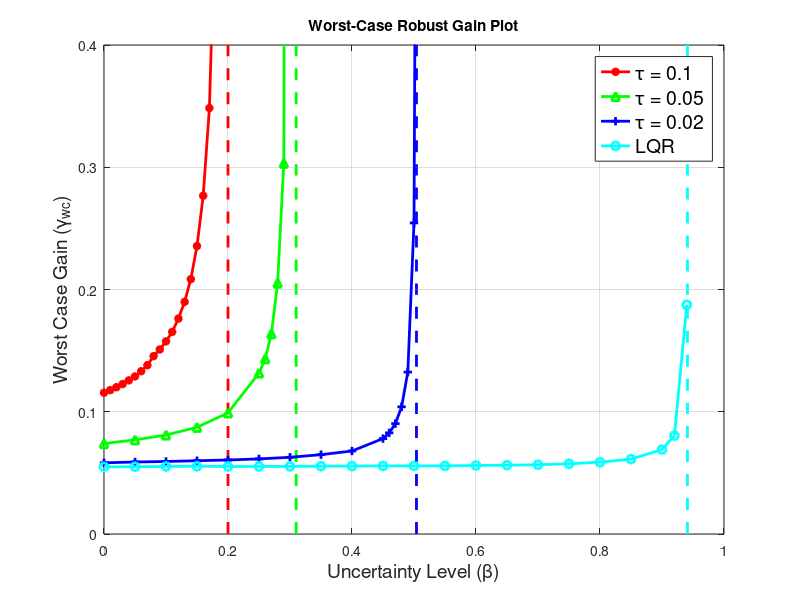

This chart was generated by the following MATLAB code: (Note: this script raises an error after producing the figure.)
%% PLOT LQR and OpFb Robust Gains
% This file plots the robust L2-to-Euclidean gains for LQR and Output
% feedback interconnections. First, control design with LQR, OpFb(Tau =
% 0.1), OpFb(tau = 0.05), OpFb(tau = 0.01) was performed. Then worst-case
% gain was computed as uncertainty level (beta) is varied.
% Where, ||\delta|| <= beta
%
% NOTE: "twoLinkRobot_OpFb" file does one such analysis at beta = 0.1.

% Load the MAT file
load('RobustL2toEGains_LQR_OpFb.mat')

% Define Colors
color1 = 'r';
color2 = 'g';
color3 = 'b';
color4 = 'c';

% Disturbances are scaled to have norm ||d|| = dL2norm
dL2norm = 5;

% Transperency
alphaSetting = 1;

%% Compare Robust Gains
figure;
yLim = 0:0.1:3;

p1 = plot(DelNormArray_OpFb_tau1,gCL_OpFb_tau1,'-*','Color',color1,'LineWidth',2);hold on;
plot(0.2*ones(1,numel(yLim)),yLim,'--','Color',color1,'LineWidth',2);

p2 = plot(DelNormArray_OpFb_tau2,gCL_OpFb_tau2,'-^','Color',color2,'LineWidth',2);hold on;
plot(0.31*ones(1,numel(yLim)),yLim,'--','Color',color2,'LineWidth',2);

p3 = plot(DelNormArray_OpFb_tau3,gCL_OpFb_tau3,'-+','Color',color3,'LineWidth',2);hold on;
plot(0.504*ones(1,numel(yLim)),yLim,'--','Color',color3,'LineWidth',2);

p4 = plot(DelNormArray_LQR,gCL_LQR,'-o','Color',color4,'LineWidth',2);
plot(0.9411*ones(1,numel(yLim)),yLim,'--','Color',color4,'LineWidth',2);

set(gca,'YLim',[0 0.4]);

% Annotations
xlabel('Uncertainty Level (\beta)','FontSize',14);
ylabel('Worst Case Gain (\gamma_{wc})','FontSize',14)
title(sprintf('Worst-Case Robust Gain Plot'))
legend([p1 p2 p3 p4],'\tau = 0.1','\tau = 0.05',...
    '\tau = 0.02','LQR','FontSize',14);
box on;grid on;
alpha(alphaSetting);

%% Figure 2
figure;
yLim = 0:0.1:3;

p1 = plot(DelNormArray_OpFb_tau1,gCL_OpFb_tau1,'-*','Color',color1,'LineWidth',2);hold on;

p2 = plot(DelNormArray_OpFb_tau2,gCL_OpFb_tau2,'-^','Color',color2,'LineWidth',2);hold on;

p3 = plot(DelNormArray_OpFb_tau3,gCL_OpFb_tau3,'-+','Color',color3,'LineWidth',2);hold on;

p4 = plot(DelNormArray_LQR,gCL_LQR,'-o','Color',color4,'LineWidth',2);

set(gca,'YLim',[0 0.4]);

% Annotations
xlabel('Uncertainty Level (\beta)','FontSize',14);
ylabel('Worst Case Gain (\gamma_{wc})','FontSize',14)
title(sprintf('Worst-Case Robust Gain Plot'))
legend([p1 p2 p3 p4],'\tau = 0.1','\tau = 0.05',...
    '\tau = 0.02','LQR','FontSize',14);
set(gca,'XLim',[0 0.2]);
box on;grid on;
alpha(alphaSetting);

%% Plot 1 - LQR vs Nominal Trajectory
% Refresh Workspace
load('twoLinkRobot_BuildLTVModel.mat','etabar','etaf','eta0');
cBall = tvsubs( etabar(1:2), etabar.Time(end));
NBall = 50;
aBall = linspace(0,2*pi,NBall);

% e(T) ball: Center at final (trim) angles with radius gCL*dL2norm
gCL = gCL_LQR(DelNormArray_LQR == 0.1);
rBall = gCL*dL2norm;
th1Ball1 = cBall(1) + rBall*cos(aBall) + 2*pi;
th2Ball1 = cBall(2) + rBall*sin(aBall);

figure;clf;
patch(th1Ball1,th2Ball1,color4);
hold on;
plot(etabar(1)+2*pi,etabar(2),'k',eta0(1)+2*pi, eta0(2),'ko',...
    etaf(1)+2*pi, etaf(2),'kx','LineWidth',2,'MarkerSize',6);
axis equal;
xlabel('\theta_1 (rads)','FontSize',14);
ylabel('\theta_2 (rads)','FontSize',14);
title(['Closed-Loop with ||d|| <= ' num2str(dL2norm)]);
hold off;box on;grid on;
set(gca,'xlim',[-0.0612    5.0826]);
set(gca,'ylim',[-3.5532    0.5038]);
alpha(alphaSetting);

%% Plot 2 - LQR vs tau = 0.02 disk

% e(T) ball: Center at final (trim) angles with radius gCL*dL2norm
gCL = gCL_OpFb_tau3(DelNormArray_OpFb_tau3 == 0.1);
rBall = gCL*dL2norm;
th1Ball2 = cBall(1) + rBall*cos(aBall) + 2*pi;
th2Ball2 = cBall(2) + rBall*sin(aBall);

figure;clf;
patch(th1Ball2,th2Ball2,color3);
hold on;patch(th1Ball1,th2Ball1,color4);
plot(etabar(1)+2*pi,etabar(2),'k',eta0(1)+2*pi, eta0(2),'ko',...
    etaf(1)+2*pi, etaf(2),'kx','LineWidth',2,'MarkerSize',6);
axis equal;
xlabel('\theta_1 (rads)','FontSize',14);
ylabel('\theta_2 (rads)','FontSize',14);
title(['Closed-Loop with ||d|| <= ' num2str(dL2norm)]);
hold off;box on;grid on;
set(gca,'xlim',[-0.0612    5.0826]);
set(gca,'ylim',[-3.5532    0.5038]);
alpha(alphaSetting);

%% Plot 3 - LQR vs tau = 0.05 disk

% e(T) ball: Center at final (trim) angles with radius gCL*dL2norm
gCL = gCL_OpFb_tau2(DelNormArray_OpFb_tau2 == 0.1);
rBall = gCL*dL2norm;
th1Ball3 = cBall(1) + rBall*cos(aBall) + 2*pi;
th2Ball3 = cBall(2) + rBall*sin(aBall);

figure;clf;
patch(th1Ball3,th2Ball3,color2);
hold on;patch(th1Ball1,th2Ball1,color4);
plot(etabar(1)+2*pi,etabar(2),'k',eta0(1)+2*pi, eta0(2),'ko',...
    etaf(1)+2*pi, etaf(2),'kx','LineWidth',2,'MarkerSize',6);
axis equal;
xlabel('\theta_1 (rads)','FontSize',14);
ylabel('\theta_2 (rads)','FontSize',14);
title(['Closed-Loop with ||d|| <= ' num2str(dL2norm)]);
hold off;box on;grid on
set(gca,'xlim',[-0.0612    5.0826]);
set(gca,'ylim',[-3.5532    0.5038]);
alpha(alphaSetting);

%% Plot 4 - LQR vs tau = 0.02 disk

% e(T) ball: Center at final (trim) angles with radius gCL*dL2norm
gCL = gCL_OpFb_tau1(DelNormArray_OpFb_tau1 == 0.1);
rBall = gCL*dL2norm;
th1Ball4 = cBall(1) + rBall*cos(aBall) + 2*pi;
th2Ball4 = cBall(2) + rBall*sin(aBall);

figure;clf;
patch(th1Ball4,th2Ball4,color1);
hold on;patch(th1Ball1,th2Ball1,color4);
plot(etabar(1)+2*pi,etabar(2),'k',eta0(1)+2*pi, eta0(2),'ko',...
    etaf(1)+2*pi, etaf(2),'kx','LineWidth',2,'MarkerSize',6);axis equal;
xlabel('\theta_1 (rads)','FontSize',14);
ylabel('\theta_2 (rads)','FontSize',14);
title(['Closed-Loop with ||d|| <= ' num2str(dL2norm)]);
hold off;box on;grid on;
set(gca,'xlim',[-0.0612    5.0826]);
set(gca,'ylim',[-3.5532    0.5038]);
alpha(alphaSetting);

%% Plot 5 evrything in same plot

% e(T) ball: Center at final (trim) angles with radius gCL*dL2norm
gCL = gCL_OpFb_tau1(DelNormArray_OpFb_tau1 == 0.1);
rBall = gCL*dL2norm;
th1Ball4 = cBall(1) + rBall*cos(aBall) + 2*pi;
th2Ball4 = cBall(2) + rBall*sin(aBall);

figure;clf;
patch(th1Ball4,th2Ball4,color1);
hold on;patch(th1Ball3,th2Ball3,color2);
patch(th1Ball2,th2Ball2,color3);
patch(th1Ball1,th2Ball1,color4);
plot(etabar(1)+2*pi,etabar(2),'k',eta0(1)+2*pi, eta0(2),'ko',...
    etaf(1)+2*pi, etaf(2),'kx','LineWidth',2,'MarkerSize',6);axis equal;
xlabel('\theta_1 (rads)','FontSize',14);
ylabel('\theta_2 (rads)','FontSize',14);
title(['Closed-Loop with ||d|| <= ' num2str(dL2norm)]);
hold off;box on;grid on;
set(gca,'xlim',[-0.0612    5.0826]);
set(gca,'ylim',[-3.5532    0.5038]);
alpha(alphaSetting);

%% Plot 6

figure;clf;
tau = 0.1;
[mag,~,wout] = bode(tf([1 0],[tau 1]),{1,1e4});
semilogx(wout,db(mag(:)),color1,'LineWidth',2)

hold on;
tau = 0.05;
[mag,~,wout] = bode(tf([1 0],[tau 1]),{1,1e4});
semilogx(wout,db(mag(:)),color2,'LineWidth',2)

hold on;
tau = 0.02;
[mag,~,wout] = bode(tf([1 0],[tau 1]),{1,1e4});
semilogx(wout,db(mag(:)),color3,'LineWidth',2)

hold on;
tau = 0;
[mag,~,wout] = bode(tf([1 0],[tau 1]),{1,1e4});
semilogx(wout,db(mag(:)),'Color',color4,'LineWidth',2)

xlim([1 1e3])
legend('\tau = 0.1','\tau = 0.05','\tau = 0.02','\tau = 0','Location','northwest','FontSize',14)
title('Bode Diagram');
xlabel('Frequency (rad/s)','FontSize',14);
ylabel('Magnitude (dB)','FontSize',14);
hold off;box on;grid on;
alpha(alphaSetting);